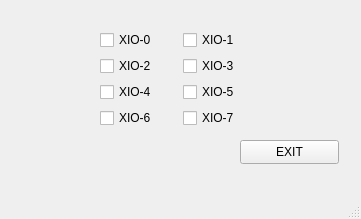
<?xml version="1.0" encoding="UTF-8"?>
<ui version="4.0">
 <class>MainWindow</class>
 <widget class="QMainWindow" name="MainWindow">
  <property name="geometry">
   <rect>
    <x>0</x>
    <y>0</y>
    <width>361</width>
    <height>219</height>
   </rect>
  </property>
  <property name="windowTitle">
   <string>MainWindow</string>
  </property>
  <widget class="QWidget" name="centralwidget">
   <widget class="QWidget" name="gridLayoutWidget">
    <property name="geometry">
     <rect>
      <x>100</x>
      <y>30</y>
      <width>160</width>
      <height>98</height>
     </rect>
    </property>
    <layout class="QGridLayout" name="gridLayout">
     <item row="0" column="0">
      <widget class="QCheckBox" name="xio_0">
       <property name="text">
        <string>XIO-0</string>
       </property>
      </widget>
     </item>
     <item row="1" column="0">
      <widget class="QCheckBox" name="xio_2">
       <property name="text">
        <string>XIO-2</string>
       </property>
      </widget>
     </item>
     <item row="2" column="0">
      <widget class="QCheckBox" name="xio_4">
       <property name="text">
        <string>XIO-4</string>
       </property>
      </widget>
     </item>
     <item row="3" column="0">
      <widget class="QCheckBox" name="xio_6">
       <property name="text">
        <string>XIO-6</string>
       </property>
      </widget>
     </item>
     <item row="0" column="1">
      <widget class="QCheckBox" name="xio_1">
       <property name="text">
        <string>XIO-1</string>
       </property>
      </widget>
     </item>
     <item row="1" column="1">
      <widget class="QCheckBox" name="xio_3">
       <property name="text">
        <string>XIO-3</string>
       </property>
      </widget>
     </item>
     <item row="2" column="1">
      <widget class="QCheckBox" name="xio_5">
       <property name="text">
        <string>XIO-5</string>
       </property>
      </widget>
     </item>
     <item row="3" column="1">
      <widget class="QCheckBox" name="xio_7">
       <property name="text">
        <string>XIO-7</string>
       </property>
      </widget>
     </item>
    </layout>
   </widget>
   <widget class="QPushButton" name="EXIT">
    <property name="geometry">
     <rect>
      <x>240</x>
      <y>140</y>
      <width>99</width>
      <height>24</height>
     </rect>
    </property>
    <property name="text">
     <string>EXIT</string>
    </property>
   </widget>
  </widget>
  <widget class="QMenuBar" name="menubar">
   <property name="geometry">
    <rect>
     <x>0</x>
     <y>0</y>
     <width>361</width>
     <height>21</height>
    </rect>
   </property>
  </widget>
  <widget class="QStatusBar" name="statusbar"/>
 </widget>
 <resources/>
 <connections/>
</ui>
